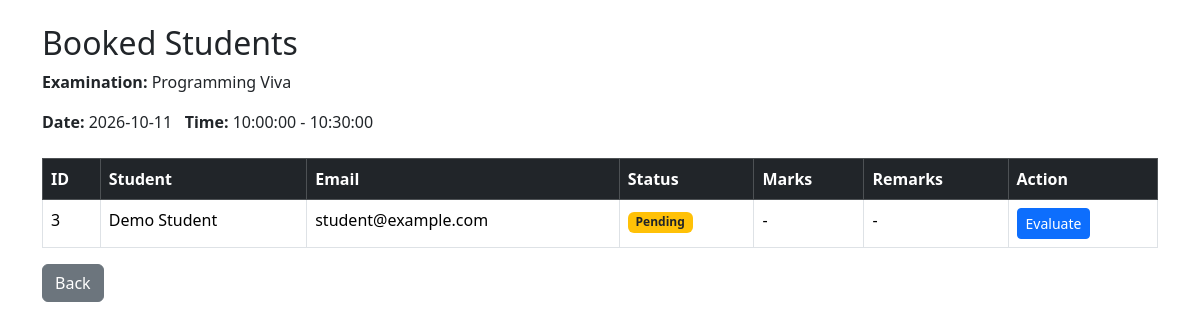
Before: /examiner/slots/1/student (signed in) with the older database file.
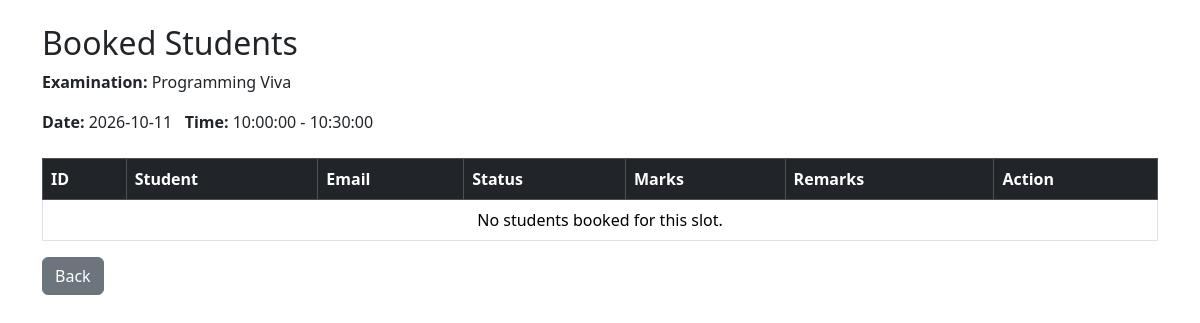
After: the same page with the newer database file.
### models.py (models this page shows)
class Booking(db.Model):
    __tablename__ = "bookings"
    id = db.Column(db.Integer, primary_key=True)
    student_id = db.Column(db.Integer, db.ForeignKey("users.id"), nullable=False)
    slot_id = db.Column(db.Integer, db.ForeignKey("slots.id"), nullable=False)
    booking_date = db.Column(db.Date)
    status = db.Column(db.String(30), default="Booked")
    marks = db.Column(db.Integer)
    note = db.Column(db.Text)
    student = db.relationship("User", backref="bookings")
    slot = db.relationship("ExaminationSlot", backref="bookings")

class User(UserMixin, db.Model):
    __tablename__ = "users"
    id = db.Column(db.Integer, primary_key=True)
    name = db.Column(db.String(100), nullable=False)
    email = db.Column(db.String(100), unique=True, nullable=False)
    password = db.Column(db.String(200), nullable=False)
    role = db.Column(db.String(100), nullable=False)
    is_examiner = db.Column(db.Boolean, default=False)

### app.py (the view)
@app.route("/examiner/slots/<int:id>/student")
@login_required
def slot_students(id):
    if current_user.role != "examiner":
        return redirect(url_for("login"))
    slot = ExaminationSlot.query.get_or_404(id)
    bookings = Booking.query.filter_by(slot_id=slot.id, status="Booked").all()
    return render_template("examiner/student.html", slot=slot, bookings=bookings)

### app.py (called while the page is built)
@login_manager.user_loader
def load_user(user_id):
    return db.session.get(User, int(user_id))

### templates/examiner/student.html (shortened to what this page needs)
<!DOCTYPE html>
<html>
<head>
    <link href="https://cdn.jsdelivr.net/npm/bootstrap@5.3.3/dist/css/bootstrap.min.css" rel="stylesheet">
</head>
<body>
    <div class="container mt-4">
        <h2>
            Booked Students
        </h2>
        <p>
            <strong>Examination:</strong>
            {{ slot.examination.name }}
        </p>
        <p>
            <strong>Date:</strong>
            {{ slot.date }}
            <strong>Time:</strong>
            {{ slot.start_time }} - {{ slot.end_time }}
        </p>
        <table class="table table-bordered table-hover mt-4">
            <thead class="table-dark">
                <tr>
                    <th>ID</th>
                    <th>Student</th>
                    <th>Email</th>
                    <th>Status</th>
                    <th>Marks</th>
                    <th>Remarks</th>
                    <th>Action</th>
                </tr>
            </thead>
            <tbody>
                {% for booking in bookings %}
                <tr>
                    <td>
                        {{ booking.student.id }}
                    </td>
                    <td>
                        {{ booking.student.name }}
                    </td>
                    <td>
                        {{ booking.student.email }}
                    </td>
                    <td>
                        {% if booking.status == "Completed" %}
                        <span class="badge bg-success">
                            Evaluated
                        </span>
                        {% else %}
                        <span class="badge bg-warning text-dark">
                            Pending
                        </span>
                        {% endif %}
                    </td>
                    <td>
                        {% if booking.marks is not none %}
                        {{ booking.marks }}
                        {% else %}
                        -
                        {% endif %}
                    </td>
                    <td>
                        {% if booking.remarks %}
                        {{ booking.remarks }}
                        {% else %}
                        -
                        {% endif %}
                    </td>
                    <td>
                        <a href="{{ url_for('evaluate_student', id=booking.id) }}"
                            class="btn btn-primary btn-sm">
                            {% if booking.status == "Completed" %}
                            Update Evaluation
                            {% else %}
                            Evaluate
                            {% endif %}
                        </a>
                    </td>
                </tr>
                {% else %}
                <tr>
                    <td colspan="7" class="text-center">
                        No students booked for this slot.
                    </td>
                </tr>
                {% endfor %}
            </tbody>
        </table>
        <a href="{{ url_for('examiner_slots') }}" class="btn btn-secondary">
            Back
        </a>
    </div>
</body>
</html>

Changed rows visible on the page:
no longer on this page (row edited): Booking: student.id "3", student.name "Demo Student", student.email "student@example.com", status "Pending"
Other visible differences:
text now shown: "No students booked for this slot."
